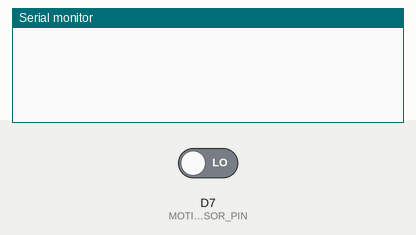
Recording of a sketch running on a simulated ESP8266 (NodeMCU). Shown: the last lines printed to the serial monitor. The test bench sets the inputs (shaded band); at power-on: D7 (MOTION_SENSOR_PIN) LOW.

Above: at 1.2 s.
1.3 s: D7 (MOTION_SENSOR_PIN) driven HIGH
At 2.3 s:
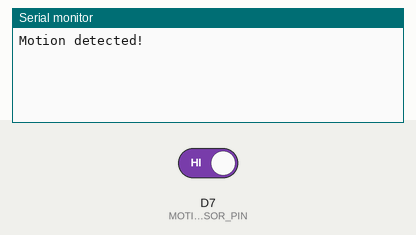
2.8 s: D7 (MOTION_SENSOR_PIN) driven LOW
At 3.5 s:
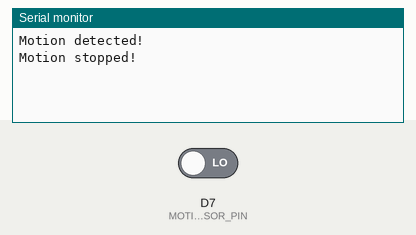

The sketch:

PIR_MOTION_SENSOR.ino
```cpp
#define MOTION_SENSOR_PIN  D7  // The ESP8266 pin D7 connected to the OUTPUT pin of motion sensor

int motion_state   = LOW; // current state of pin
int prev_motion_state  = LOW; // previous state of pin

void setup() {
  Serial.begin(9600);            // Initialize the Serial to communicate with the Serial Monitor.
  pinMode(MOTION_SENSOR_PIN, INPUT); // set arduino pin to input mode to read value from OUTPUT pin of sensor
}

void loop() {
  prev_motion_state = motion_state; // store old state
  motion_state = digitalRead(MOTION_SENSOR_PIN);   // read new state

  if (prev_motion_state == LOW && motion_state == HIGH) {   // pin state change: LOW -> HIGH
    Serial.println("Motion detected!");
    // TODO: turn on alarm, light or activate a device ... here
  }
  else
  if (prev_motion_state == HIGH && motion_state == LOW) {   // pin state change: HIGH -> LOW
    Serial.println("Motion stopped!");
    // TODO: turn off alarm, light or deactivate a device ... here
  }
}
```

Measured:
- after the input at 1.3 s, the serial monitor: prints a new line at once (image 1)
- after the input at 2.8 s, the serial monitor: prints a new line at once (image 2)
